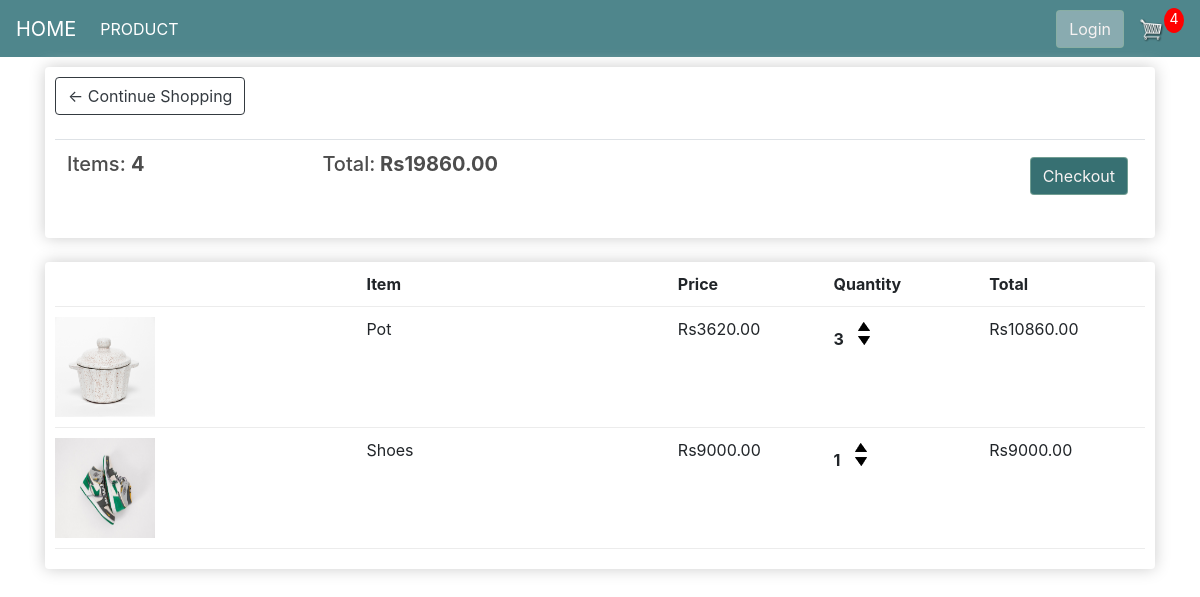
The app's page /cart/ (signed in) with its own data.
### accounts/models.py (models this page shows, shortened)
class Order(models.Model):
    objects = None
    customer = models.ForeignKey(Customer, on_delete=models.SET_NULL, blank=True, null=True)
    date_ordered = models.DateTimeField(auto_now_add=True)
    complete = models.BooleanField(default=False, null=True, blank=False)
    transaction_id = models.CharField(max_length=200, null=True)
    @property
    def get_cart_total(self):
        orderitems = self.orderitem_set.all()
        total = sum([item.get_total for item in orderitems])
        return total
    @property
    def get_cart_items(self):
        orderitems = self.orderitem_set.all()
        total = sum([item.quantity for item in orderitems])
        return total

class OrderItem(models.Model):
    product = models.ForeignKey(Product, on_delete=models.SET_NULL, blank=True, null=True)
    order = models.ForeignKey(Order, on_delete=models.SET_NULL, blank=True, null=True)
    quantity = models.IntegerField(default=0)
    date_added = models.DateTimeField(auto_now_add=True)
    @property
    def get_total(self):
        total = self.product.price * self.quantity
        return total

class Product(models.Model):
    objects = None
    CATAGORY = (
        ('Clothing', 'Clothing'),
        ('kitchen', 'kitchen'),
        ('home appliance', 'home appliance')
    )
    name = models.CharField(max_length=50, null=True)
    description = models.TextField(max_length=100)
    digital = models.BooleanField(default=False, null=True, blank=True)
    price = models.DecimalField(max_digits=7, decimal_places=2)
    image = models.ImageField(null=True, blank=True)
    category = models.CharField(max_length=200, choices=CATAGORY)
    @property
    def image_url(self):
        try:
            return self.image.url
        except:
            url = ''
            return url

### accounts/views.py (the view)
# urls.py: path('cart/', views.cart, name="cart"),
def cart(request):
    data = cartData(request)
    cartItems = data['cartItems']
    order = data['order']
    items = data['items']
    context = {'items': items, 'order': order, 'cartItems': cartItems}
    return render(request, 'accounts/cart.html', context)

### accounts/utils.py (called while the page is built)
def cartData(request):
    if request.user.is_authenticated:
        customer = request.user.customer
        order, created = Order.objects.get_or_create(customer=customer, complete=False)
        items = order.orderitem_set.all()
        cartItems = order.get_cart_items
    else:
        cookieData = cookieCart(request)
        cartItems = cookieData['cartItems']
        order = cookieData['order']
        items = cookieData['items']
    return {'cartItems': cartItems, 'order': order, 'items': items}

### accounts/template/accounts/cart.html
{% extends 'accounts/index.html' %}
{% load static %}
{% block content %}
	<div class="row">
		<div class="col-lg-12">
			<div class="box-element">
				<a  class="btn btn-outline-dark" href="{% url 'store' %}">&#x2190; Continue Shopping</a>
				<br>
				<br>
				<table class="table">
					<tr>
						<th><h5>Items: <strong>{{order.get_cart_items}}</strong></h5></th>
						<th><h5>Total:<strong> Rs{{order.get_cart_total|floatformat:2}}</strong></h5></th>
						<th>
							<a  style="float:right; margin:5px;" class="btn btn-success" href="{% url 'checkout' %}">Checkout</a>
						</th>
					</tr>
				</table>
			</div>
			<br>
			<div class="box-element">
				<div class="cart-row">
					<div style="flex:2"></div>
					<div style="flex:2"><strong>Item</strong></div>
					<div style="flex:1"><strong>Price</strong></div>
					<div style="flex:1"><strong>Quantity</strong></div>
					<div style="flex:1"><strong>Total</strong></div>
				</div>
				{% for item in items %}
				<div class="cart-row">
					<div style="flex:2"><img class="row-image" src="{{item.product.image_url}}"></div>
					<div style="flex:2"><p>{{item.product.name}}</p></div>
					<div style="flex:1"><p>Rs{{item.product.price|floatformat:2}}</p></div>
					<div style="flex:1">
						<p class="quantity">{{item.quantity}}</p>
						<div class="quantity">
							<img data-product="{{item.product.id}}" data-action="add" class="chg-quantity update-cart" src="{% static  'images/arrow-up.png' %}">
							<img data-product="{{item.product.id}}" data-action="remove" class="chg-quantity update-cart" src="{% static  'images/arrow-down.png' %}">
						</div>
					</div>
					<div style="flex:1"><p>Rs{{item.get_total|floatformat:2}}</p></div>
				</div>
				{% endfor %}
			</div>
		</div>
	</div>
{% endblock content %}

### accounts/template/accounts/index.html (shortened to what this page needs)
<!DOCTYPE html>
{% load static %}
<html>
<head>
	<link rel="stylesheet" href="https://stackpath.bootstrapcdn.com/bootstrap/4.4.1/css/bootstrap.min.css">
	<link rel="stylesheet" type="text/css" href="{% static 'css/main.css' %}">
</head>
<body>
{% include 'accounts/navbar.html' %}
     <div class="container">
            {% block content %}
            {% endblock content %}
         </div>
</body>
</html>

### accounts/template/accounts/navbar.html (shortened to what this page needs)
{% load static %}
<nav class="navbar navbar-expand-lg navbar-dark bg-dark">
	  <a class="navbar-brand" href="{% url 'store' %}">HOME</a>
	  <div class="collapse navbar-collapse" id="navbarSupportedContent">
	    <ul class="navbar-nav mr-auto">
	      <li class="nav-item active">
	        <a class="nav-link" href="{% url 'store' %}">PRODUCT <span class="sr-only">(current)</span></a>
	      </li>
	    </ul>
	    <div class="form-inline my-2 my-lg-0">
	     	<a href="{% url 'login' %}"class="btn btn-warning">Login</a>
	     	<a href="{% url 'cart' %}">
	    		<img  id="cart-icon" src="{% static 'images/cart.png' %}">
	    	</a>
	    	<p id="cart-total">{{cartItems}}</p>
	    </div>
	  </div>
</nav>

### static/css/main.css (style rules this page uses)
body { background-color: white; }
h1,h2,h3,h4,h5,h6 { color:hsl(0, 0%, 30%); }
.box-element { box-shadow:hsl(0, 0%, 80%) 0 0 16px; background-color: #fff; border-radius: 4px; padding: 10px; }
.bg-dark { background-color: #4f868c!important; }
#cart-icon { width:25px; display: inline-block; margin-left: 15px; }
#cart-total { display: block; text-align: center; color:#fff; background-color: red; width: 20px; height: 25px; border-radius: 50%; font-size: 14px; }
.col-lg-4, .col-lg-6, .col-lg-8, .col-lg-12 { margin-top: 10px; }
.btn { border-radius: 10; }
.btn-warning { color: #f6f2f2; background-color: #89abb0; border-color: #89b0a0b8; }
.row-image { width: 100px; height: 100px; }
.cart-row { display: flex; align-items: flex-stretch; padding-bottom: 10px; margin-bottom: 10px; border-bottom: 1px solid #ececec; }
.quantity { display: inline-block; font-weight: 700; padding-right:10px; }
.chg-quantity { width: 12px; cursor: pointer; display: block; margin-top: 5px; transition:.1s; }
.btn-success { color: #f6f2f2; background-color: #286668ed; border-color: #89b0a0b8; }

### records on screen
Order: get_cart_items "4", get_cart_total "19860.00"
OrderItem: product.image_url (picture), product.name "Pot", product.price "3620.00", quantity "3", get_total "10860.00"
OrderItem: product.image_url (picture), product.name "Shoes", product.price "9000.00", quantity "1", get_total "9000.00"

### other values on screen
{{ cartItems }} "4"
